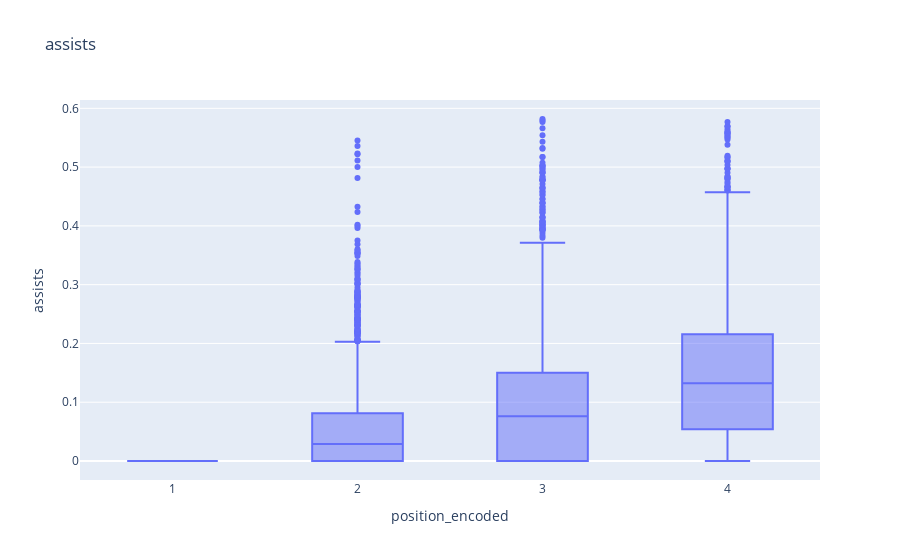

Notebook source saved alongside this figure:
### Code cell
import plotly.express as px
fig = px.box(df, x= 'position_encoded',y='assists', title='assists')
# Show the plot
fig.show()

### Figure 1 — Plotly figure (JSON) as saved in the notebook; plotly's stock layout.template omitted (floating-point values rounded to 4 significant figures; data arrays with more than 128 entries replaced by an {"elided": "..."} marker saying what was removed)
{"data": [{"alignmentgroup": "True", "hovertemplate": "position_encoded=%{x}<br>assists=%{y}<extra></extra>", "legendgroup": "", "marker": {"color": "#636efa"}, "name": "", "notched": false, "offsetgroup": "", "orientation": "v", "showlegend": false, "type": "box", "x": {"elided": "9253 int values"}, "x0": " ", "xaxis": "x", "y": {"elided": "9253 float values"}, "y0": " ", "yaxis": "y"}], "layout": {"autosize": true, "boxmode": "group", "legend": {"tracegroupgap": 0}, "title": {"text": "assists"}, "xaxis": {"anchor": "y", "autorange": true, "domain": [0, 1], "range": [0.5, 4.5], "title": {"text": "position_encoded"}, "type": "linear"}, "yaxis": {"anchor": "x", "autorange": true, "domain": [0, 1], "range": [-0.03232, 0.6142], "title": {"text": "assists"}, "type": "linear"}}}
